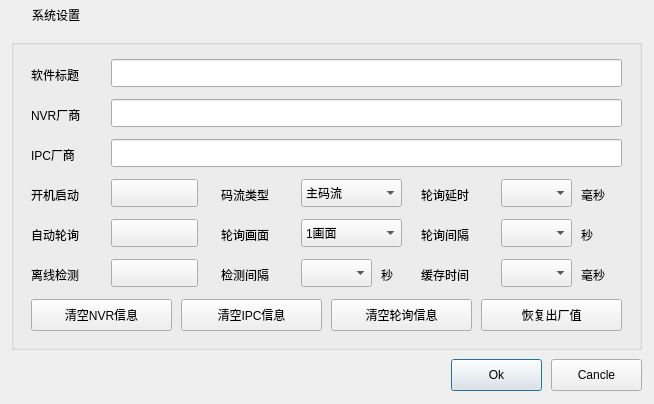
<?xml version="1.0" encoding="UTF-8"?>
<ui version="4.0">
 <class>Config</class>
 <widget class="QDialog" name="Config">
  <property name="geometry">
   <rect>
    <x>0</x>
    <y>0</y>
    <width>654</width>
    <height>404</height>
   </rect>
  </property>
  <property name="windowTitle">
   <string>Dialog</string>
  </property>
  <widget class="QWidget" name="widget_main" native="true">
   <property name="geometry">
    <rect>
     <x>1</x>
     <y>29</y>
     <width>652</width>
     <height>373</height>
    </rect>
   </property>
   <widget class="QPushButton" name="btnOk">
    <property name="geometry">
     <rect>
      <x>450</x>
      <y>330</y>
      <width>91</width>
      <height>32</height>
     </rect>
    </property>
    <property name="minimumSize">
     <size>
      <width>0</width>
      <height>28</height>
     </size>
    </property>
    <property name="text">
     <string>Ok</string>
    </property>
    <property name="icon">
     <iconset theme="update.png">
      <normaloff>.</normaloff>.</iconset>
    </property>
    <property name="iconSize">
     <size>
      <width>20</width>
      <height>20</height>
     </size>
    </property>
   </widget>
   <widget class="QPushButton" name="btnCancel">
    <property name="geometry">
     <rect>
      <x>550</x>
      <y>330</y>
      <width>91</width>
      <height>32</height>
     </rect>
    </property>
    <property name="minimumSize">
     <size>
      <width>0</width>
      <height>28</height>
     </size>
    </property>
    <property name="text">
     <string>Cancle</string>
    </property>
   </widget>
   <widget class="QGroupBox" name="groupBox">
    <property name="geometry">
     <rect>
      <x>10</x>
      <y>10</y>
      <width>631</width>
      <height>311</height>
     </rect>
    </property>
    <property name="title">
     <string/>
    </property>
    <widget class="QLabel" name="labAppTitle">
     <property name="geometry">
      <rect>
       <x>20</x>
       <y>20</y>
       <width>71</width>
       <height>31</height>
      </rect>
     </property>
     <property name="text">
      <string>软件标题</string>
     </property>
    </widget>
    <widget class="QLineEdit" name="txtAppTitle">
     <property name="geometry">
      <rect>
       <x>100</x>
       <y>20</y>
       <width>511</width>
       <height>28</height>
      </rect>
     </property>
    </widget>
    <widget class="QLineEdit" name="txtIPCType">
     <property name="geometry">
      <rect>
       <x>100</x>
       <y>100</y>
       <width>511</width>
       <height>28</height>
      </rect>
     </property>
    </widget>
    <widget class="QLineEdit" name="txtNVRType">
     <property name="geometry">
      <rect>
       <x>100</x>
       <y>60</y>
       <width>511</width>
       <height>28</height>
      </rect>
     </property>
    </widget>
    <widget class="QLabel" name="labNVRType">
     <property name="geometry">
      <rect>
       <x>20</x>
       <y>60</y>
       <width>71</width>
       <height>31</height>
      </rect>
     </property>
     <property name="text">
      <string>NVR厂商</string>
     </property>
    </widget>
    <widget class="QLabel" name="labIPCType">
     <property name="geometry">
      <rect>
       <x>20</x>
       <y>100</y>
       <width>71</width>
       <height>31</height>
      </rect>
     </property>
     <property name="text">
      <string>IPC厂商</string>
     </property>
    </widget>
    <widget class="QLabel" name="labUseVideoOffLineCheck">
     <property name="geometry">
      <rect>
       <x>20</x>
       <y>220</y>
       <width>71</width>
       <height>31</height>
      </rect>
     </property>
     <property name="text">
      <string>离线检测</string>
     </property>
    </widget>
    <widget class="QComboBox" name="cboxVideoOffLineCheckInterval">
     <property name="geometry">
      <rect>
       <x>290</x>
       <y>220</y>
       <width>71</width>
       <height>28</height>
      </rect>
     </property>
    </widget>
    <widget class="QLabel" name="labPollType">
     <property name="geometry">
      <rect>
       <x>210</x>
       <y>180</y>
       <width>71</width>
       <height>31</height>
      </rect>
     </property>
     <property name="text">
      <string>轮询画面</string>
     </property>
    </widget>
    <widget class="QComboBox" name="cboxDelayTime">
     <property name="geometry">
      <rect>
       <x>490</x>
       <y>220</y>
       <width>71</width>
       <height>28</height>
      </rect>
     </property>
    </widget>
    <widget class="QPushButton" name="btnClearIPC">
     <property name="geometry">
      <rect>
       <x>170</x>
       <y>260</y>
       <width>141</width>
       <height>32</height>
      </rect>
     </property>
     <property name="cursor">
      <cursorShape>PointingHandCursor</cursorShape>
     </property>
     <property name="text">
      <string>清空IPC信息</string>
     </property>
    </widget>
    <widget class="QLabel" name="labVideoOffLineCheckInterval">
     <property name="geometry">
      <rect>
       <x>210</x>
       <y>220</y>
       <width>71</width>
       <height>31</height>
      </rect>
     </property>
     <property name="text">
      <string>检测间隔</string>
     </property>
    </widget>
    <widget class="QLabel" name="labSec">
     <property name="geometry">
      <rect>
       <x>370</x>
       <y>220</y>
       <width>21</width>
       <height>31</height>
      </rect>
     </property>
     <property name="text">
      <string>秒</string>
     </property>
    </widget>
    <widget class="QLabel" name="labDelayTime">
     <property name="geometry">
      <rect>
       <x>410</x>
       <y>220</y>
       <width>71</width>
       <height>31</height>
      </rect>
     </property>
     <property name="text">
      <string>缓存时间</string>
     </property>
    </widget>
    <widget class="QLabel" name="labSec1">
     <property name="geometry">
      <rect>
       <x>570</x>
       <y>140</y>
       <width>31</width>
       <height>31</height>
      </rect>
     </property>
     <property name="text">
      <string>毫秒</string>
     </property>
    </widget>
    <widget class="QComboBox" name="cboxRtspType">
     <property name="geometry">
      <rect>
       <x>290</x>
       <y>140</y>
       <width>101</width>
       <height>28</height>
      </rect>
     </property>
     <item>
      <property name="text">
       <string>主码流</string>
      </property>
     </item>
     <item>
      <property name="text">
       <string>子码流</string>
      </property>
     </item>
    </widget>
    <widget class="QPushButton" name="btnClearAll">
     <property name="geometry">
      <rect>
       <x>470</x>
       <y>260</y>
       <width>141</width>
       <height>32</height>
      </rect>
     </property>
     <property name="cursor">
      <cursorShape>PointingHandCursor</cursorShape>
     </property>
     <property name="text">
      <string>恢复出厂值</string>
     </property>
    </widget>
    <widget class="QLabel" name="labRtspType">
     <property name="geometry">
      <rect>
       <x>210</x>
       <y>140</y>
       <width>71</width>
       <height>31</height>
      </rect>
     </property>
     <property name="text">
      <string>码流类型</string>
     </property>
    </widget>
    <widget class="QComboBox" name="cboxPollSleep">
     <property name="geometry">
      <rect>
       <x>490</x>
       <y>140</y>
       <width>71</width>
       <height>28</height>
      </rect>
     </property>
    </widget>
    <widget class="QComboBox" name="cboxPollType">
     <property name="geometry">
      <rect>
       <x>290</x>
       <y>180</y>
       <width>101</width>
       <height>28</height>
      </rect>
     </property>
     <item>
      <property name="text">
       <string>1画面</string>
      </property>
     </item>
     <item>
      <property name="text">
       <string>4画面</string>
      </property>
     </item>
     <item>
      <property name="text">
       <string>9画面</string>
      </property>
     </item>
     <item>
      <property name="text">
       <string>16画面</string>
      </property>
     </item>
    </widget>
    <widget class="QComboBox" name="cboxPollInterval">
     <property name="geometry">
      <rect>
       <x>490</x>
       <y>180</y>
       <width>71</width>
       <height>28</height>
      </rect>
     </property>
    </widget>
    <widget class="QPushButton" name="btnClearPoll">
     <property name="geometry">
      <rect>
       <x>320</x>
       <y>260</y>
       <width>141</width>
       <height>32</height>
      </rect>
     </property>
     <property name="cursor">
      <cursorShape>PointingHandCursor</cursorShape>
     </property>
     <property name="text">
      <string>清空轮询信息</string>
     </property>
    </widget>
    <widget class="QLabel" name="labSec2">
     <property name="geometry">
      <rect>
       <x>570</x>
       <y>180</y>
       <width>21</width>
       <height>31</height>
      </rect>
     </property>
     <property name="text">
      <string>秒</string>
     </property>
    </widget>
    <widget class="QLabel" name="labPollInterval">
     <property name="geometry">
      <rect>
       <x>410</x>
       <y>180</y>
       <width>71</width>
       <height>31</height>
      </rect>
     </property>
     <property name="text">
      <string>轮询间隔</string>
     </property>
    </widget>
    <widget class="SwitchButton" name="btnAutoPoll">
     <property name="geometry">
      <rect>
       <x>100</x>
       <y>180</y>
       <width>87</width>
       <height>28</height>
      </rect>
     </property>
     <property name="text">
      <string/>
     </property>
    </widget>
    <widget class="QPushButton" name="btnClearNVR">
     <property name="geometry">
      <rect>
       <x>20</x>
       <y>260</y>
       <width>141</width>
       <height>32</height>
      </rect>
     </property>
     <property name="cursor">
      <cursorShape>PointingHandCursor</cursorShape>
     </property>
     <property name="text">
      <string>清空NVR信息</string>
     </property>
    </widget>
    <widget class="QLabel" name="labPollSleep">
     <property name="geometry">
      <rect>
       <x>410</x>
       <y>140</y>
       <width>71</width>
       <height>31</height>
      </rect>
     </property>
     <property name="text">
      <string>轮询延时</string>
     </property>
    </widget>
    <widget class="QLabel" name="labAutoPoll">
     <property name="geometry">
      <rect>
       <x>20</x>
       <y>180</y>
       <width>71</width>
       <height>31</height>
      </rect>
     </property>
     <property name="text">
      <string>自动轮询</string>
     </property>
    </widget>
    <widget class="SwitchButton" name="btnAutoRun">
     <property name="geometry">
      <rect>
       <x>100</x>
       <y>140</y>
       <width>87</width>
       <height>28</height>
      </rect>
     </property>
     <property name="text">
      <string/>
     </property>
    </widget>
    <widget class="SwitchButton" name="btnUseVideoOffLineCheck">
     <property name="geometry">
      <rect>
       <x>100</x>
       <y>220</y>
       <width>87</width>
       <height>28</height>
      </rect>
     </property>
     <property name="text">
      <string/>
     </property>
    </widget>
    <widget class="QLabel" name="labAutoRun">
     <property name="geometry">
      <rect>
       <x>20</x>
       <y>140</y>
       <width>71</width>
       <height>31</height>
      </rect>
     </property>
     <property name="text">
      <string>开机启动</string>
     </property>
    </widget>
    <widget class="QLabel" name="labMsec">
     <property name="geometry">
      <rect>
       <x>570</x>
       <y>220</y>
       <width>31</width>
       <height>31</height>
      </rect>
     </property>
     <property name="text">
      <string>毫秒</string>
     </property>
    </widget>
   </widget>
  </widget>
  <widget class="QWidget" name="widget_title" native="true">
   <property name="geometry">
    <rect>
     <x>1</x>
     <y>1</y>
     <width>652</width>
     <height>28</height>
    </rect>
   </property>
   <property name="minimumSize">
    <size>
     <width>100</width>
     <height>28</height>
    </size>
   </property>
   <widget class="QLabel" name="lab_Ico">
    <property name="geometry">
     <rect>
      <x>0</x>
      <y>0</y>
      <width>31</width>
      <height>28</height>
     </rect>
    </property>
    <property name="minimumSize">
     <size>
      <width>31</width>
      <height>0</height>
     </size>
    </property>
    <property name="text">
     <string/>
    </property>
   </widget>
   <widget class="QLabel" name="lab_Title">
    <property name="geometry">
     <rect>
      <x>31</x>
      <y>0</y>
      <width>581</width>
      <height>28</height>
     </rect>
    </property>
    <property name="sizePolicy">
     <sizepolicy hsizetype="Expanding" vsizetype="Preferred">
      <horstretch>0</horstretch>
      <verstretch>0</verstretch>
     </sizepolicy>
    </property>
    <property name="text">
     <string>系统设置</string>
    </property>
   </widget>
  </widget>
 </widget>
 <customwidgets>
  <customwidget>
   <class>SwitchButton</class>
   <extends>QPushButton</extends>
   <header location="global">switchbutton.h</header>
  </customwidget>
 </customwidgets>
 <resources/>
 <connections/>
</ui>
